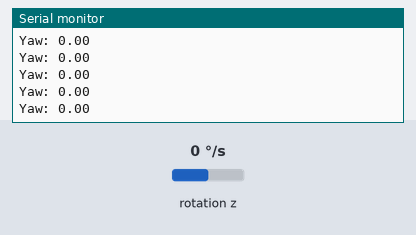
Bench run of a sketch on a simulated Arduino Uno, built with avr-gcc and run on an emulated ATmega328P. Shown: the last lines printed to the serial monitor. Wiring (inferred from the names in the program): MPU-6050 motion sensor at I2C address 0x68. The inputs (shaded band) are chosen by the test bench; at power-on: rotation z 0 °/s.

Above: at 4.8 s.
4.9 s: rotation z set to -192 °/s
At 4.92 s:
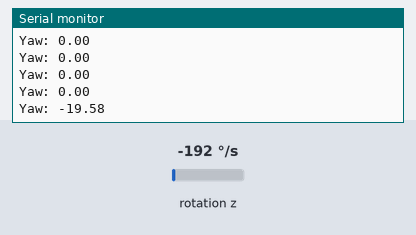
6.4 s: rotation z set to -100 °/s
At 6.44 s:
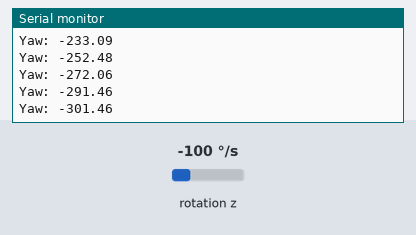
Timing chart, 0 to 9.4 s (numbered marks = the images above; inputs shaded):
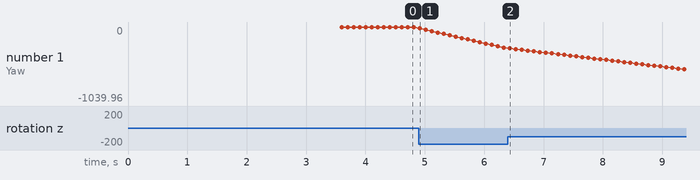

Measured:
- after the input at 4.9 s, the serial monitor: prints a new line at once (image 1)
- plotted number 1: 0 → -291.46 after the input at 4.9 s

The sketch:

task10.ino
```cpp
#include <Wire.h>

#define MPU6050_ADDR 0x68  // MPU6050 I2C address
#define PWR_MGMT_1 0x6B    // Power management register
#define GYRO_XOUT_H 0x43   // Gyroscope X-axis data high byte
#define GYRO_YOUT_H 0x45   // Gyroscope Y-axis data high byte
#define GYRO_ZOUT_H 0x47   // Gyroscope Z-axis data high byte

float gyroZOffset = 0;
float yaw = 0;
unsigned long prevTime = 0;
float dt = 0;

void setup() {
  Wire.begin();
  Serial.begin(9600);

  // Wake up the MPU6050
  Wire.beginTransmission(MPU6050_ADDR);
  Wire.write(PWR_MGMT_1);
  Wire.write(0);
  Wire.endTransmission();

  // Calibrate the gyroscope (Z-axis)
  calibrateGyroZ();

  prevTime = millis();
}

void loop() {
  unsigned long currentTime = millis();
  dt = (currentTime - prevTime) / 1000.0;  // Time difference in seconds

  float gyroZ = readGyroZ() - gyroZOffset;  // Read and offset the Z-axis gyroscope data

  yaw += gyroZ * dt;  // Integrate gyroscope data to obtain yaw angle

  prevTime = currentTime;

  // Print the yaw angle
  Serial.print("Yaw: ");
  Serial.println(yaw);

  delay(100);  // Adjust delay as needed
}

void calibrateGyroZ() {
  int numReadings = 1000;
  for (int i = 0; i < numReadings; i++) {
    gyroZOffset += readGyroZ();
    delay(3);
  }
  gyroZOffset /= numReadings;
}

float readGyroZ() {
  int16_t gyroZRaw = read16BitData(GYRO_ZOUT_H);
  float gyroZ = gyroZRaw / 131.0;  // Convert raw data to degrees per second (dps)
  return gyroZ;
}

int16_t read16BitData(uint8_t reg) {
  Wire.beginTransmission(MPU6050_ADDR);
  Wire.write(reg);
  Wire.endTransmission(false);
  Wire.requestFrom(MPU6050_ADDR, 2, true);

  int16_t data = Wire.read() << 8 | Wire.read();
  return data;
}
```
